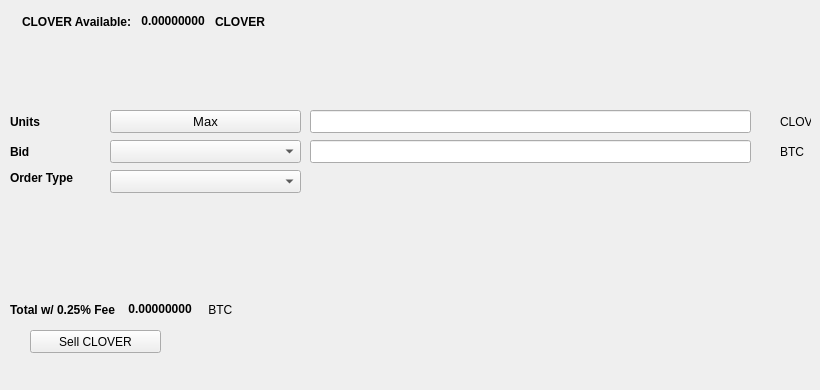
   <widget class="QWidget" name="SellTab">
    <attribute name="title">
     <string>Sell</string>
    </attribute>
    <widget class="QLabel" name="label_16">
     <property name="geometry">
      <rect>
       <x>780</x>
       <y>140</y>
       <width>31</width>
       <height>23</height>
      </rect>
     </property>
     <property name="text">
      <string>BTC</string>
     </property>
    </widget>
    <widget class="QComboBox" name="SellBidcomboBox">
     <property name="geometry">
      <rect>
       <x>110</x>
       <y>140</y>
       <width>191</width>
       <height>23</height>
      </rect>
     </property>
     <property name="font">
      <font>
       <pointsize>10</pointsize>
      </font>
     </property>
    </widget>
    <widget class="QLabel" name="label_18">
     <property name="geometry">
      <rect>
       <x>10</x>
       <y>110</y>
       <width>46</width>
       <height>23</height>
      </rect>
     </property>
     <property name="font">
      <font>
       <weight>75</weight>
       <bold>true</bold>
      </font>
     </property>
     <property name="text">
      <string>Units</string>
     </property>
    </widget>
    <widget class="QPushButton" name="Sell_Max_Amount">
     <property name="geometry">
      <rect>
       <x>110</x>
       <y>110</y>
       <width>191</width>
       <height>23</height>
      </rect>
     </property>
     <property name="font">
      <font>
       <pointsize>10</pointsize>
      </font>
     </property>
     <property name="text">
      <string>Max</string>
     </property>
    </widget>
    <widget class="QLabel" name="label_20">
     <property name="geometry">
      <rect>
       <x>10</x>
       <y>170</y>
       <width>91</width>
       <height>16</height>
      </rect>
     </property>
     <property name="font">
      <font>
       <weight>75</weight>
       <bold>true</bold>
      </font>
     </property>
     <property name="text">
      <string>Order Type</string>
     </property>
    </widget>
    <widget class="QComboBox" name="SellOrdertypeCombo">
     <property name="geometry">
      <rect>
       <x>110</x>
       <y>170</y>
       <width>191</width>
       <height>23</height>
      </rect>
     </property>
     <property name="font">
      <font>
       <pointsize>10</pointsize>
      </font>
     </property>
    </widget>
    <widget class="QLabel" name="label_21">
     <property name="geometry">
      <rect>
       <x>10</x>
       <y>140</y>
       <width>46</width>
       <height>23</height>
      </rect>
     </property>
     <property name="font">
      <font>
       <weight>75</weight>
       <bold>true</bold>
      </font>
     </property>
     <property name="text">
      <string>Bid</string>
     </property>
    </widget>
    <widget class="QLabel" name="label_22">
     <property name="geometry">
      <rect>
       <x>780</x>
       <y>110</y>
       <width>31</width>
       <height>23</height>
      </rect>
     </property>
     <property name="text">
      <string>CLOVER</string>
     </property>
    </widget>
    <widget class="QLineEdit" name="UnitsInputCLOVER">
     <property name="geometry">
      <rect>
       <x>310</x>
       <y>110</y>
       <width>441</width>
       <height>23</height>
      </rect>
     </property>
     <property name="font">
      <font>
       <pointsize>9</pointsize>
       <weight>75</weight>
       <bold>true</bold>
      </font>
     </property>
    </widget>
    <widget class="QLineEdit" name="SellBidPriceEdit">
     <property name="geometry">
      <rect>
       <x>310</x>
       <y>140</y>
       <width>441</width>
       <height>23</height>
      </rect>
     </property>
     <property name="font">
      <font>
       <pointsize>9</pointsize>
       <weight>75</weight>
       <bold>true</bold>
      </font>
     </property>
    </widget>
    <widget class="QPushButton" name="SellCLOVERBTN">
     <property name="geometry">
      <rect>
       <x>30</x>
       <y>330</y>
       <width>131</width>
       <height>23</height>
      </rect>
     </property>
     <property name="text">
      <string>Sell CLOVER</string>
     </property>
     <property name="icon">
      <iconset resource="../clover">
       <normaloff>:/icons/bitcoin</normaloff>:/icons/bitcoin</iconset>
     </property>
    </widget>
    <widget class="QWidget" name="layoutWidget3">
     <property name="geometry">
      <rect>
       <x>22</x>
       <y>12</y>
       <width>258</width>
       <height>19</height>
      </rect>
     </property>
     <layout class="QHBoxLayout" name="horizontalLayout">
      <item>
       <widget class="QLabel" name="label232_2">
        <property name="font">
         <font>
          <weight>75</weight>
          <bold>true</bold>
         </font>
        </property>
        <property name="text">
         <string>CLOVER Available:</string>
        </property>
       </widget>
      </item>
      <item>
       <widget class="QLabel" name="CLOVERAvailableLabel">
        <property name="palette">
         <palette>
          <active>
           <colorrole role="WindowText">
            <brush brushstyle="SolidPattern">
             <color alpha="255">
              <red>0</red>
              <green>0</green>
              <blue>0</blue>
             </color>
            </brush>
           </colorrole>
           <colorrole role="Button">
            <brush brushstyle="SolidPattern">
             <color alpha="255">
              <red>0</red>
              <green>170</green>
              <blue>0</blue>
             </color>
            </brush>
           </colorrole>
           <colorrole role="Light">
            <brush brushstyle="SolidPattern">
             <color alpha="255">
              <red>0</red>
              <green>255</green>
              <blue>0</blue>
             </color>
            </brush>
           </colorrole>
           <colorrole role="Midlight">
            <brush brushstyle="SolidPattern">
             <color alpha="255">
              <red>0</red>
              <green>212</green>
              <blue>0</blue>
             </color>
            </brush>
           </colorrole>
           <colorrole role="Dark">
            <brush brushstyle="SolidPattern">
             <color alpha="255">
              <red>0</red>
              <green>85</green>
              <blue>0</blue>
             </color>
            </brush>
           </colorrole>
           <colorrole role="Mid">
            <brush brushstyle="SolidPattern">
             <color alpha="255">
              <red>0</red>
              <green>113</green>
              <blue>0</blue>
             </color>
            </brush>
           </colorrole>
           <colorrole role="Text">
            <brush brushstyle="SolidPattern">
             <color alpha="255">
              <red>0</red>
              <green>170</green>
              <blue>0</blue>
             </color>
            </brush>
           </colorrole>
           <colorrole role="BrightText">
            <brush brushstyle="SolidPattern">
             <color alpha="255">
              <red>255</red>
              <green>255</green>
              <blue>255</blue>
             </color>
            </brush>
           </colorrole>
           <colorrole role="ButtonText">
            <brush brushstyle="SolidPattern">
             <color alpha="255">
              <red>0</red>
              <green>0</green>
              <blue>0</blue>
             </color>
            </brush>
           </colorrole>
           <colorrole role="Base">
            <brush brushstyle="SolidPattern">
             <color alpha="255">
              <red>255</red>
              <green>255</green>
              <blue>255</blue>
             </color>
            </brush>
           </colorrole>
           <colorrole role="Window">
            <brush brushstyle="SolidPattern">
             <color alpha="255">
              <red>0</red>
              <green>170</green>
              <blue>0</blue>
             </color>
            </brush>
           </colorrole>
           <colorrole role="Shadow">
            <brush brushstyle="SolidPattern">
             <color alpha="255">
              <red>0</red>
              <green>0</green>
              <blue>0</blue>
             </color>
            </brush>
           </colorrole>
           <colorrole role="AlternateBase">
            <brush brushstyle="SolidPattern">
             <color alpha="255">
              <red>127</red>
              <green>212</green>
              <blue>127</blue>
             </color>
            </brush>
           </colorrole>
           <colorrole role="ToolTipBase">
            <brush brushstyle="SolidPattern">
             <color alpha="255">
              <red>255</red>
              <green>255</green>
              <blue>220</blue>
             </color>
            </brush>
           </colorrole>
           <colorrole role="ToolTipText">
            <brush brushstyle="SolidPattern">
             <color alpha="255">
              <red>0</red>
              <green>0</green>
              <blue>0</blue>
             </color>
            </brush>
           </colorrole>
          </active>
          <inactive>
           <colorrole role="WindowText">
            <brush brushstyle="SolidPattern">
             <color alpha="255">
              <red>0</red>
              <green>0</green>
              <blue>0</blue>
             </color>
            </brush>
           </colorrole>
           <colorrole role="Button">
            <brush brushstyle="SolidPattern">
             <color alpha="255">
              <red>0</red>
              <green>170</green>
              <blue>0</blue>
             </color>
            </brush>
           </colorrole>
           <colorrole role="Light">
            <brush brushstyle="SolidPattern">
             <color alpha="255">
              <red>0</red>
              <green>255</green>
              <blue>0</blue>
             </color>
            </brush>
           </colorrole>
           <colorrole role="Midlight">
            <brush brushstyle="SolidPattern">
             <color alpha="255">
              <red>0</red>
              <green>212</green>
              <blue>0</blue>
             </color>
            </brush>
           </colorrole>
           <colorrole role="Dark">
            <brush brushstyle="SolidPattern">
             <color alpha="255">
              <red>0</red>
              <green>85</green>
              <blue>0</blue>
             </color>
            </brush>
           </colorrole>
           <colorrole role="Mid">
            <brush brushstyle="SolidPattern">
             <color alpha="255">
              <red>0</red>
              <green>113</green>
              <blue>0</blue>
             </color>
            </brush>
           </colorrole>
           <colorrole role="Text">
            <brush brushstyle="SolidPattern">
             <color alpha="255">
              <red>0</red>
              <green>170</green>
              <blue>0</blue>
             </color>
            </brush>
           </colorrole>
           <colorrole role="BrightText">
            <brush brushstyle="SolidPattern">
             <color alpha="255">
              <red>255</red>
              <green>255</green>
              <blue>255</blue>
             </color>
            </brush>
           </colorrole>
           <colorrole role="ButtonText">
            <brush brushstyle="SolidPattern">
             <color alpha="255">
              <red>0</red>
              <green>0</green>
              <blue>0</blue>
             </color>
            </brush>
           </colorrole>
           <colorrole role="Base">
            <brush brushstyle="SolidPattern">
             <color alpha="255">
              <red>255</red>
              <green>255</green>
              <blue>255</blue>
             </color>
            </brush>
           </colorrole>
           <colorrole role="Window">
            <brush brushstyle="SolidPattern">
             <color alpha="255">
              <red>0</red>
              <green>170</green>
              <blue>0</blue>
             </color>
            </brush>
           </colorrole>
           <colorrole role="Shadow">
            <brush brushstyle="SolidPattern">
             <color alpha="255">
              <red>0</red>
              <green>0</green>
              <blue>0</blue>
             </color>
            </brush>
           </colorrole>
           <colorrole role="AlternateBase">
            <brush brushstyle="SolidPattern">
             <color alpha="255">
              <red>127</red>
              <green>212</green>
              <blue>127</blue>
             </color>
            </brush>
           </colorrole>
           <colorrole role="ToolTipBase">
            <brush brushstyle="SolidPattern">
             <color alpha="255">
              <red>255</red>
              <green>255</green>
              <blue>220</blue>
             </color>
            </brush>
           </colorrole>
           <colorrole role="ToolTipText">
            <brush brushstyle="SolidPattern">
             <color alpha="255">
              <red>0</red>
              <green>0</green>
              <blue>0</blue>
             </color>
            </brush>
           </colorrole>
          </inactive>
          <disabled>
           <colorrole role="WindowText">
            <brush brushstyle="SolidPattern">
             <color alpha="255">
              <red>0</red>
              <green>85</green>
              <blue>0</blue>
             </color>
            </brush>
           </colorrole>
           <colorrole role="Button">
            <brush brushstyle="SolidPattern">
             <color alpha="255">
              <red>0</red>
              <green>170</green>
              <blue>0</blue>
             </color>
            </brush>
           </colorrole>
           <colorrole role="Light">
            <brush brushstyle="SolidPattern">
             <color alpha="255">
              <red>0</red>
              <green>255</green>
              <blue>0</blue>
             </color>
            </brush>
           </colorrole>
           <colorrole role="Midlight">
            <brush brushstyle="SolidPattern">
             <color alpha="255">
              <red>0</red>
              <green>212</green>
              <blue>0</blue>
             </color>
            </brush>
           </colorrole>
           <colorrole role="Dark">
            <brush brushstyle="SolidPattern">
             <color alpha="255">
              <red>0</red>
              <green>85</green>
              <blue>0</blue>
             </color>
            </brush>
           </colorrole>
           <colorrole role="Mid">
            <brush brushstyle="SolidPattern">
             <color alpha="255">
              <red>0</red>
              <green>113</green>
              <blue>0</blue>
             </color>
            </brush>
           </colorrole>
           <colorrole role="Text">
            <brush brushstyle="SolidPattern">
             <color alpha="255">
              <red>0</red>
              <green>85</green>
              <blue>0</blue>
             </color>
            </brush>
           </colorrole>
           <colorrole role="BrightText">
            <brush brushstyle="SolidPattern">
             <color alpha="255">
              <red>255</red>
              <green>255</green>
              <blue>255</blue>
             </color>
            </brush>
           </colorrole>
           <colorrole role="ButtonText">
            <brush brushstyle="SolidPattern">
             <color alpha="255">
              <red>0</red>
              <green>85</green>
              <blue>0</blue>
             </color>
            </brush>
           </colorrole>
           <colorrole role="Base">
            <brush brushstyle="SolidPattern">
             <color alpha="255">
              <red>0</red>
              <green>170</green>
              <blue>0</blue>
             </color>
            </brush>
           </colorrole>
           <colorrole role="Window">
            <brush brushstyle="SolidPattern">
             <color alpha="255">
              <red>0</red>
              <green>170</green>
              <blue>0</blue>
             </color>
            </brush>
           </colorrole>
           <colorrole role="Shadow">
            <brush brushstyle="SolidPattern">
             <color alpha="255">
              <red>0</red>
              <green>0</green>
              <blue>0</blue>
             </color>
            </brush>
           </colorrole>
           <colorrole role="AlternateBase">
            <brush brushstyle="SolidPattern">
             <color alpha="255">
              <red>0</red>
              <green>170</green>
              <blue>0</blue>
             </color>
            </brush>
           </colorrole>
           <colorrole role="ToolTipBase">
            <brush brushstyle="SolidPattern">
             <color alpha="255">
              <red>255</red>
              <green>255</green>
              <blue>220</blue>
             </color>
            </brush>
           </colorrole>
           <colorrole role="ToolTipText">
            <brush brushstyle="SolidPattern">
             <color alpha="255">
              <red>0</red>
              <green>0</green>
              <blue>0</blue>
             </color>
            </brush>
           </colorrole>
          </disabled>
         </palette>
        </property>
        <property name="font">
         <font>
          <weight>75</weight>
          <bold>true</bold>
         </font>
        </property>
        <property name="text">
         <string> 0.00000000 </string>
        </property>
        <property name="textInteractionFlags">
         <set>Qt::LinksAccessibleByMouse|Qt::TextSelectableByKeyboard|Qt::TextSelectableByMouse</set>
        </property>
       </widget>
      </item>
      <item>
       <widget class="QLabel" name="labelCLOVER">
        <property name="font">
         <font>
          <weight>75</weight>
          <bold>true</bold>
         </font>
        </property>
        <property name="text">
         <string>CLOVER</string>
        </property>
       </widget>
      </item>
     </layout>
    </widget>
    <widget class="QWidget" name="layoutWidget">
     <property name="geometry">
      <rect>
       <x>10</x>
       <y>300</y>
       <width>268</width>
       <height>19</height>
      </rect>
     </property>
     <layout class="QHBoxLayout" name="horizontalLayout_2">
      <item>
       <widget class="QLabel" name="label_19">
        <property name="font">
         <font>
          <weight>75</weight>
          <bold>true</bold>
         </font>
        </property>
        <property name="text">
         <string>Total w/ 0.25% Fee </string>
        </property>
       </widget>
      </item>
      <item>
       <widget class="QLabel" name="SellCostLabel">
        <property name="palette">
         <palette>
          <active>
           <colorrole role="WindowText">
            <brush brushstyle="SolidPattern">
             <color alpha="255">
              <red>0</red>
              <green>0</green>
              <blue>0</blue>
             </color>
            </brush>
           </colorrole>
           <colorrole role="Button">
            <brush brushstyle="SolidPattern">
             <color alpha="255">
              <red>0</red>
              <green>170</green>
              <blue>0</blue>
             </color>
            </brush>
           </colorrole>
           <colorrole role="Light">
            <brush brushstyle="SolidPattern">
             <color alpha="255">
              <red>0</red>
              <green>255</green>
              <blue>0</blue>
             </color>
            </brush>
           </colorrole>
           <colorrole role="Midlight">
            <brush brushstyle="SolidPattern">
             <color alpha="255">
              <red>0</red>
              <green>212</green>
              <blue>0</blue>
             </color>
            </brush>
           </colorrole>
           <colorrole role="Dark">
            <brush brushstyle="SolidPattern">
             <color alpha="255">
              <red>0</red>
              <green>85</green>
              <blue>0</blue>
             </color>
            </brush>
           </colorrole>
           <colorrole role="Mid">
            <brush brushstyle="SolidPattern">
             <color alpha="255">
              <red>0</red>
              <green>113</green>
              <blue>0</blue>
             </color>
            </brush>
           </colorrole>
           <colorrole role="Text">
            <brush brushstyle="SolidPattern">
             <color alpha="255">
              <red>0</red>
              <green>170</green>
              <blue>0</blue>
             </color>
            </brush>
           </colorrole>
           <colorrole role="BrightText">
            <brush brushstyle="SolidPattern">
             <color alpha="255">
              <red>255</red>
              <green>255</green>
              <blue>255</blue>
             </color>
            </brush>
           </colorrole>
           <colorrole role="ButtonText">
            <brush brushstyle="SolidPattern">
             <color alpha="255">
              <red>0</red>
              <green>0</green>
              <blue>0</blue>
             </color>
            </brush>
           </colorrole>
           <colorrole role="Base">
            <brush brushstyle="SolidPattern">
             <color alpha="255">
              <red>255</red>
              <green>255</green>
              <blue>255</blue>
             </color>
            </brush>
           </colorrole>
           <colorrole role="Window">
            <brush brushstyle="SolidPattern">
             <color alpha="255">
              <red>0</red>
              <green>170</green>
              <blue>0</blue>
             </color>
            </brush>
           </colorrole>
           <colorrole role="Shadow">
            <brush brushstyle="SolidPattern">
             <color alpha="255">
              <red>0</red>
              <green>0</green>
              <blue>0</blue>
             </color>
            </brush>
           </colorrole>
           <colorrole role="AlternateBase">
            <brush brushstyle="SolidPattern">
             <color alpha="255">
              <red>127</red>
              <green>212</green>
              <blue>127</blue>
             </color>
            </brush>
           </colorrole>
           <colorrole role="ToolTipBase">
            <brush brushstyle="SolidPattern">
             <color alpha="255">
              <red>255</red>
              <green>255</green>
              <blue>220</blue>
             </color>
            </brush>
           </colorrole>
           <colorrole role="ToolTipText">
            <brush brushstyle="SolidPattern">
             <color alpha="255">
              <red>0</red>
              <green>0</green>
              <blue>0</blue>
             </color>
            </brush>
           </colorrole>
          </active>
          <inactive>
           <colorrole role="WindowText">
            <brush brushstyle="SolidPattern">
             <color alpha="255">
              <red>0</red>
              <green>0</green>
              <blue>0</blue>
             </color>
            </brush>
           </colorrole>
           <colorrole role="Button">
            <brush brushstyle="SolidPattern">
             <color alpha="255">
              <red>0</red>
              <green>170</green>
              <blue>0</blue>
             </color>
            </brush>
           </colorrole>
           <colorrole role="Light">
            <brush brushstyle="SolidPattern">
             <color alpha="255">
              <red>0</red>
              <green>255</green>
              <blue>0</blue>
             </color>
            </brush>
           </colorrole>
           <colorrole role="Midlight">
            <brush brushstyle="SolidPattern">
             <color alpha="255">
              <red>0</red>
              <green>212</green>
              <blue>0</blue>
             </color>
            </brush>
           </colorrole>
           <colorrole role="Dark">
            <brush brushstyle="SolidPattern">
             <color alpha="255">
              <red>0</red>
              <green>85</green>
              <blue>0</blue>
             </color>
            </brush>
           </colorrole>
           <colorrole role="Mid">
            <brush brushstyle="SolidPattern">
             <color alpha="255">
              <red>0</red>
              <green>113</green>
              <blue>0</blue>
             </color>
            </brush>
           </colorrole>
           <colorrole role="Text">
            <brush brushstyle="SolidPattern">
             <color alpha="255">
              <red>0</red>
              <green>170</green>
              <blue>0</blue>
             </color>
            </brush>
           </colorrole>
           <colorrole role="BrightText">
            <brush brushstyle="SolidPattern">
             <color alpha="255">
              <red>255</red>
              <green>255</green>
              <blue>255</blue>
             </color>
            </brush>
           </colorrole>
           <colorrole role="ButtonText">
            <brush brushstyle="SolidPattern">
             <color alpha="255">
              <red>0</red>
              <green>0</green>
              <blue>0</blue>
             </color>
            </brush>
           </colorrole>
           <colorrole role="Base">
            <brush brushstyle="SolidPattern">
             <color alpha="255">
              <red>255</red>
              <green>255</green>
              <blue>255</blue>
             </color>
            </brush>
           </colorrole>
           <colorrole role="Window">
            <brush brushstyle="SolidPattern">
             <color alpha="255">
              <red>0</red>
              <green>170</green>
              <blue>0</blue>
             </color>
            </brush>
           </colorrole>
           <colorrole role="Shadow">
            <brush brushstyle="SolidPattern">
             <color alpha="255">
              <red>0</red>
              <green>0</green>
              <blue>0</blue>
             </color>
            </brush>
           </colorrole>
           <colorrole role="AlternateBase">
            <brush brushstyle="SolidPattern">
             <color alpha="255">
              <red>127</red>
              <green>212</green>
              <blue>127</blue>
             </color>
            </brush>
           </colorrole>
           <colorrole role="ToolTipBase">
            <brush brushstyle="SolidPattern">
             <color alpha="255">
              <red>255</red>
              <green>255</green>
              <blue>220</blue>
             </color>
            </brush>
           </colorrole>
           <colorrole role="ToolTipText">
            <brush brushstyle="SolidPattern">
             <color alpha="255">
              <red>0</red>
              <green>0</green>
              <blue>0</blue>
             </color>
            </brush>
           </colorrole>
          </inactive>
          <disabled>
           <colorrole role="WindowText">
            <brush brushstyle="SolidPattern">
             <color alpha="255">
              <red>0</red>
              <green>85</green>
              <blue>0</blue>
             </color>
            </brush>
           </colorrole>
           <colorrole role="Button">
            <brush brushstyle="SolidPattern">
             <color alpha="255">
              <red>0</red>
              <green>170</green>
              <blue>0</blue>
             </color>
            </brush>
           </colorrole>
           <colorrole role="Light">
            <brush brushstyle="SolidPattern">
             <color alpha="255">
              <red>0</red>
              <green>255</green>
              <blue>0</blue>
             </color>
            </brush>
           </colorrole>
           <colorrole role="Midlight">
            <brush brushstyle="SolidPattern">
             <color alpha="255">
              <red>0</red>
              <green>212</green>
              <blue>0</blue>
             </color>
            </brush>
           </colorrole>
           <colorrole role="Dark">
            <brush brushstyle="SolidPattern">
             <color alpha="255">
              <red>0</red>
              <green>85</green>
              <blue>0</blue>
             </color>
            </brush>
           </colorrole>
           <colorrole role="Mid">
            <brush brushstyle="SolidPattern">
             <color alpha="255">
              <red>0</red>
              <green>113</green>
              <blue>0</blue>
             </color>
            </brush>
           </colorrole>
           <colorrole role="Text">
            <brush brushstyle="SolidPattern">
             <color alpha="255">
              <red>0</red>
              <green>85</green>
              <blue>0</blue>
             </color>
            </brush>
           </colorrole>
           <colorrole role="BrightText">
            <brush brushstyle="SolidPattern">
             <color alpha="255">
              <red>255</red>
              <green>255</green>
              <blue>255</blue>
             </color>
            </brush>
           </colorrole>
           <colorrole role="ButtonText">
            <brush brushstyle="SolidPattern">
             <color alpha="255">
              <red>0</red>
              <green>85</green>
              <blue>0</blue>
             </color>
            </brush>
           </colorrole>
           <colorrole role="Base">
            <brush brushstyle="SolidPattern">
             <color alpha="255">
              <red>0</red>
              <green>170</green>
              <blue>0</blue>
             </color>
            </brush>
           </colorrole>
           <colorrole role="Window">
            <brush brushstyle="SolidPattern">
             <color alpha="255">
              <red>0</red>
              <green>170</green>
              <blue>0</blue>
             </color>
            </brush>
           </colorrole>
           <colorrole role="Shadow">
            <brush brushstyle="SolidPattern">
             <color alpha="255">
              <red>0</red>
              <green>0</green>
              <blue>0</blue>
             </color>
            </brush>
           </colorrole>
           <colorrole role="AlternateBase">
            <brush brushstyle="SolidPattern">
             <color alpha="255">
              <red>0</red>
              <green>170</green>
              <blue>0</blue>
             </color>
            </brush>
           </colorrole>
           <colorrole role="ToolTipBase">
            <brush brushstyle="SolidPattern">
             <color alpha="255">
              <red>255</red>
              <green>255</green>
              <blue>220</blue>
             </color>
            </brush>
           </colorrole>
           <colorrole role="ToolTipText">
            <brush brushstyle="SolidPattern">
             <color alpha="255">
              <red>0</red>
              <green>0</green>
              <blue>0</blue>
             </color>
            </brush>
           </colorrole>
          </disabled>
         </palette>
        </property>
        <property name="font">
         <font>
          <weight>75</weight>
          <bold>true</bold>
         </font>
        </property>
        <property name="autoFillBackground">
         <bool>false</bool>
        </property>
        <property name="text">
         <string> 0.00000000</string>
        </property>
        <property name="textInteractionFlags">
         <set>Qt::LinksAccessibleByMouse|Qt::TextSelectableByMouse</set>
        </property>
       </widget>
      </item>
      <item>
       <widget class="QLabel" name="label_17">
        <property name="font">
         <font>
          <weight>50</weight>
          <bold>false</bold>
         </font>
        </property>
        <property name="text">
         <string> BTC</string>
        </property>
       </widget>
      </item>
     </layout>
    </widget>
    <widget class="QLabel" name="label_23">
     <property name="geometry">
      <rect>
       <x>460</x>
       <y>300</y>
       <width>281</width>
       <height>81</height>
      </rect>
     </property>
     <property name="text">
      <string/>
     </property>
     <property name="pixmap">
      <pixmap>:/images/bittrex</pixmap>
     </property>
    </widget>
   </widget>
